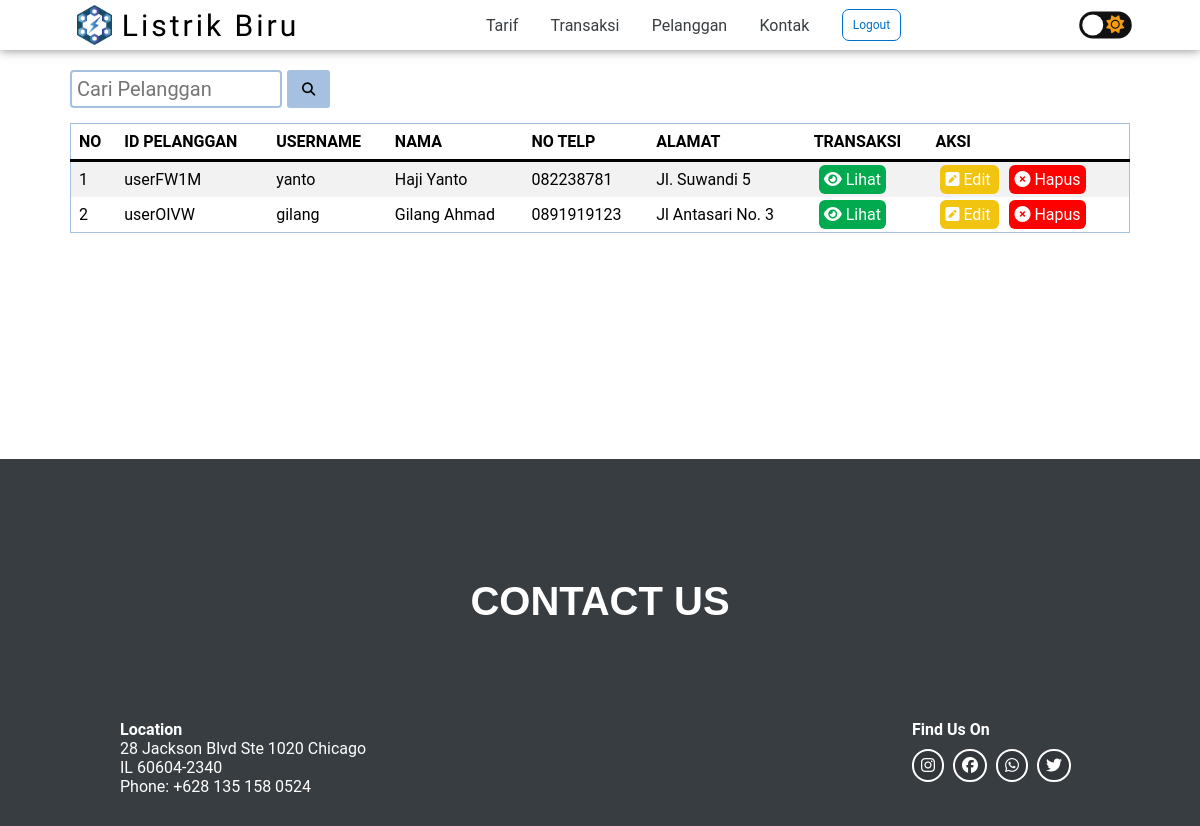
Page /admin/pelanggan.php (signed in) on the committed database.
### tables this page shows
CREATE TABLE `user` (
  `id` varchar(10) NOT NULL,
  `username` varchar(25) NOT NULL,
  `password` varchar(255) NOT NULL,
  `nama` varchar(255) NOT NULL,
  `telepon` varchar(255) NOT NULL,
  `alamat` varchar(255) NOT NULL,
  `foto` varchar(255) NOT NULL,
  `level` varchar(255) NOT NULL
);

### admin/pelanggan.php (the view, shortened to what this page needs)
<!DOCTYPE html>
<html lang="en">
<head>
    <link href="//db.onlinewebfonts.com/c/213e56f9ea368890b9d2da0577e49dab?family=Zona+Pro" rel="stylesheet" type="text/css"/>
    <link rel="stylesheet" href="../stylesheet/style.css">
    <link rel="stylesheet" href="../stylesheet/style-mobile.css">
</head>
<body class="mode-bg">
    <header class="main" id="home">
        <nav class="mode-bg">
            <div class="logo">
                <a href="../index.php" class="mode-text">
                    <img src="../img/logo/logo-listrik.png" alt="">
                    <p>Listrik Biru</p>
                </a>
            </div>
            <ul>
                <li><a class="mode-text" href="../tarif.php">Tarif</a></li>
                <?php if($_SESSION['akun']['level'] == 'admin') { ?>
                    <li><a class="mode-text" href="transaksi.php">Transaksi</a></li>
                    <li><a class="mode-text" href="pelanggan.php">Pelanggan</a></li>
                    <li><a class="mode-text" href="daftar-pesan.php">Kontak</a></li>
                <?php } if($_SESSION['akun']['level'] == 'user') { ?>
                    <li><a class="mode-text" href="../user/profil.php">Profil</a></li>
                    <li><a class="mode-text" href="../kontak.php">Kontak</a></li>
                <?php } ?>
                <div class="logout-btn">
                    <a href="../auth/logout.php">Logout</a>
                </div>
            </ul>
            <div class="dark-mode-toggle">
                <label class="label" for="chk">
                    <i class="fas fa-sun"></i>
                    <div class="ball"></div>
                </label>
            </div>
        </nav>
    </header>
    <section class="minggirin-navbar">
        <div class="feature">
            <form method="GET" class="search-container cari-nama">
                <input type="text" name="keyword" id="keyword" class="search-input" placeholder="Cari Pelanggan">
                <button type="submit" name="search" class="btn-search search"><i class="fas fa-search"></i></button>
            </form>
        </div>
        <div class="daftar-data">
            <div class="table-user hover-table mode-text">
                <table>
                    <thead class="mode-border">
                        <tr>
                            <th>NO</th>
                            <th>ID PELANGGAN</th>
                            <th>USERNAME</th>
                            <th>NAMA</th>
                            <th>NO TELP</th>
                            <th>ALAMAT</th>
                            <th>TRANSAKSI</th>
                            <th>AKSI</th>
                        </tr>
                    </thead>
                    <tbody>
                        <?php
                            require('../php/connection.php');
                            if(isset($_GET['search'])) {
                                $keyword = $_GET['keyword'];
                                $read = mysqli_query($conn, "SELECT * FROM user WHERE username LIKE '%$keyword%' OR nama LIKE '%$keyword%' AND level != 'admin'");
                            } else {
                                $read = mysqli_query($conn, "SELECT * FROM user WHERE level != 'admin'");
                            }
                            if(mysqli_num_rows($read) > 0){
                                $nomor = 1;
                                while($row = mysqli_fetch_array($read)){
                            ?>
                                <tr class="games-content">
                                    <td><?php echo $nomor++?></td>
                                    <td><?php echo $row['id']?></td>
                                    <td><?php echo $row['username']?></td>
                                    <td><?php echo $row['nama']?></td>
                                    <td><?php echo $row['telepon']?></td>
                                    <td><?php echo $row['alamat']?></td>
                                    <td>
                                        <div class="action">
                                            <a class="btn-action read-action" href="transaksi.php?keyword=<?php echo $row['id'] ?>&search=">
                                                <i class="fa-solid fa-eye"></i> Lihat
                                            </a>
                                        </div>
                                    </td>
                                    <td>
                                        <div class="action">
                                            <a class="btn-action edit-action" href="pelanggan/edit.php?id=<?php echo $row['id'] ?>">
                                                <i class="fa-solid fa-square-pen"></i> Edit
                                            </a>
                                            <a class="btn-action del-action" href="pelanggan/hapus.php?id=<?php echo $row['id'] ?>">
                                                <i class="fa-sharp fa-solid fa-circle-xmark"></i> Hapus
                                            </a>
                                        </div>
                                    </td>
                                </tr>
                        <?php }} else { ?>
                            <tr>
                                <td colspan="8" align="center">-- data tidak ditemukan --</td>
                            </tr>
                        <?php } ?>
                    </tbody>
                </table>
            </div>
        </div>
    </section>
    <footer class="mode-bg" style="border-top: 1px solid white; margin-top: 225px; position: static;">
        <div class="footer-container">
            <div class="footer-title" id="contact">
                <h2>CONTACT US</h2>
            </div>
            <div class="footer-contact-item">
                <div class="footer-item">
                    <h4>Location</h4>
                    <p>28 Jackson Blvd Ste 1020 Chicago<br>IL 60604-2340<br>Phone: +628 135 158 0524</p>
                </div>
                <div class="footer-item">
                    <h4>Find Us On</h4>
                    <div class="circle-container">
                        <div class="circle ig">
                            <a href="https://www.instagram.com/listrik-biru" onclick="return confirm('You will be redirected to other website.');"><i class="fa-brands fa-instagram"></i></a>
                        </div>
                        <div class="circle fb">
                            <a href="https://www.facebook.com/listrik-biru" onclick="return confirm('You will be redirected to other website.');"><i class="fa-brands fa-facebook"></i></a>
                        </div>
                        <div class="circle wa">
                            <a href="https://www.whatsapp.com/listrik-biru" onclick="return confirm('You will be redirected to other website.');"><i class="fa-brands fa-whatsapp"></i></a>
                        </div>
                        <div class="circle tw">
                            <a href="https://www.twitter.com/listrik-biru" onclick="return confirm('You will be redirected to other website.');"><i class="fa-brands fa-twitter"></i></a>
                        </div>
                    </div>
                </div>
            </div>
        </div>
    </footer>
</body>
</html>

### stylesheet/style.css (style rules this page uses)
* { margin: 0; padding: 0; box-sizing: border-box; }
body { font-family: 'Roboto', sans-serif; overflow-x: hidden; background-color: white; color: black; }
.label { background-color: #111; border-radius: 50px; cursor: pointer; display: flex; align-items: center; justify-content: space-between; padding: 5px; position: relative; height: 18px; width: 35px; transform: scale(1.5); }
.label i { font-size: 12px; }
.label .ball { background-color: #fff; border-radius: 50%; position: absolute; top: 2px; left: 2px; height: 14px; width: 14px; transform: translateX(0px); transition: transform 0.2s linear; }
.fa-sun { color: #f39c12; }
.mode-bg, .mode-text, .mode-img { transition: 0.5s; }
nav { display: flex; background-color: white; justify-content: space-around; color: black; height: 50px; width: 100%; align-items: center; position: fixed; z-index: 1; box-shadow: 0px 0px 10px 0px rgba(0, 0, 0, 0.5); }
.logo a { font-family: Viga; letter-spacing: 3px; font-size: 30px; text-decoration: none; color: black; }
nav ul { display: flex; list-style: none; width: 40%; justify-content: space-evenly; align-items: center; }
nav ul li a { text-decoration: none; color: #383d41; }
.logout-btn a { font-size: 12px; display: block; text-decoration: none; padding: 8px 10px; color: #0170CD; border: 1px solid #0170CD; border-radius: 7px; transition: 0.2s; }
.logo a { display: flex; align-items: center; }
.logo a img { height: 40px; padding-right: 10px; }
.minggirin-navbar { padding-top: 50px; }
header { background-image: url(../img/background/animasi.jpg); background-size: cover; }
.daftar-data { padding: 0 70px; }
.table-user table { caption-side: bottom; border-collapse: collapse; border: 1px solid #A6C0E1; }
.table-user table thead { border-bottom: 3px solid black; background-color: transparent; }
.table-user thead tr th { text-align: left; }
.table-user table { --bs-table-bg: transparent; --bs-table-accent-bg: transparent; --bs-table-striped-color: var(#212529); --bs-table-striped-bg: rgba(0, 0, 0, 0.05); --bs-table-hover-color: var(#212529); --bs-table-hover-bg: rgba(0, 0, 0, 0.075); width: 100%; margin-bottom: 1rem; color: var(#000); vertical-align: top; border-color: var(#373b3e); margin: 15px 0; }
.table-user table > :not(caption) > * > * { padding: 0.5rem 0.5rem; background-color: var(--bs-table-bg); border-bottom-width: 1px; box-shadow: inset 0 0 0 9999px var(--bs-table-accent-bg); }
.table-user table > tbody { vertical-align: inherit; }
.table-user table > thead { vertical-align: bottom; }
.table-user table > tbody > tr:nth-of-type(odd) > * { --bs-table-accent-bg: var(--bs-table-striped-bg); color: var(--bs-table-striped-color); }
.search-container.cari-nama { display: flex; }
.search-input { width: 20%; padding: 5px; font-size: 20px; margin-right: 5px; font-family: 'Roboto', sans-serif; }
.search-container input { border-radius: 4px; border: 2px solid #A6C0E1; }
button.search { padding: 11px 15px; background-color: #A6C0E1; border: 0; border-radius: 3px; color: black; transition: 0.5s; }
.btn-action { padding: 5px; border-radius: 6px; margin: 5px 5px; text-decoration: none; color: white; }
.del-action { background-color: red; }
.edit-action { background-color: #f1c40f; }
.read-action { background-color: #01AA4F; }
.feature { padding: 0 70px; padding-top: 20px; }
footer { width: 100%; background-color: #383d41; padding: 120px 120px 30px 120px; color: white; display: flex; justify-content: center; flex-direction: column; position: absolute; bottom: 0; }
.footer-title h2 { display: flex; justify-content: center; align-items: center; font-family: 'Zona Pro', sans-serif; font-size: 40px; }
.footer-contact-item { display: flex; justify-content: space-between; }
.footer-item { padding-top: 10%; display: flex; flex-direction: column; }
.circle-container { justify-content: center; display: flex; flex-direction: row; padding-top: 10px; }
.circle { margin-right: 9px; padding: 5px 7px; display: flex; text-align: center; justify-content: center; background-color: rgba(0, 0, 0, 0.1); border-radius: 100px; border: 2px solid white; transition: 0.5s; }
.circle a { text-decoration: none; }
.circle i { color: white; }

### rows in the picture
user: id "userFW1M", username "yanto", nama "Haji Yanto", telepon "082238781", alamat "Jl. Suwandi 5"
user: id "userOIVW", username "gilang", nama "Gilang Ahmad", telepon "0891919123", alamat "Jl Antasari No. 3"
